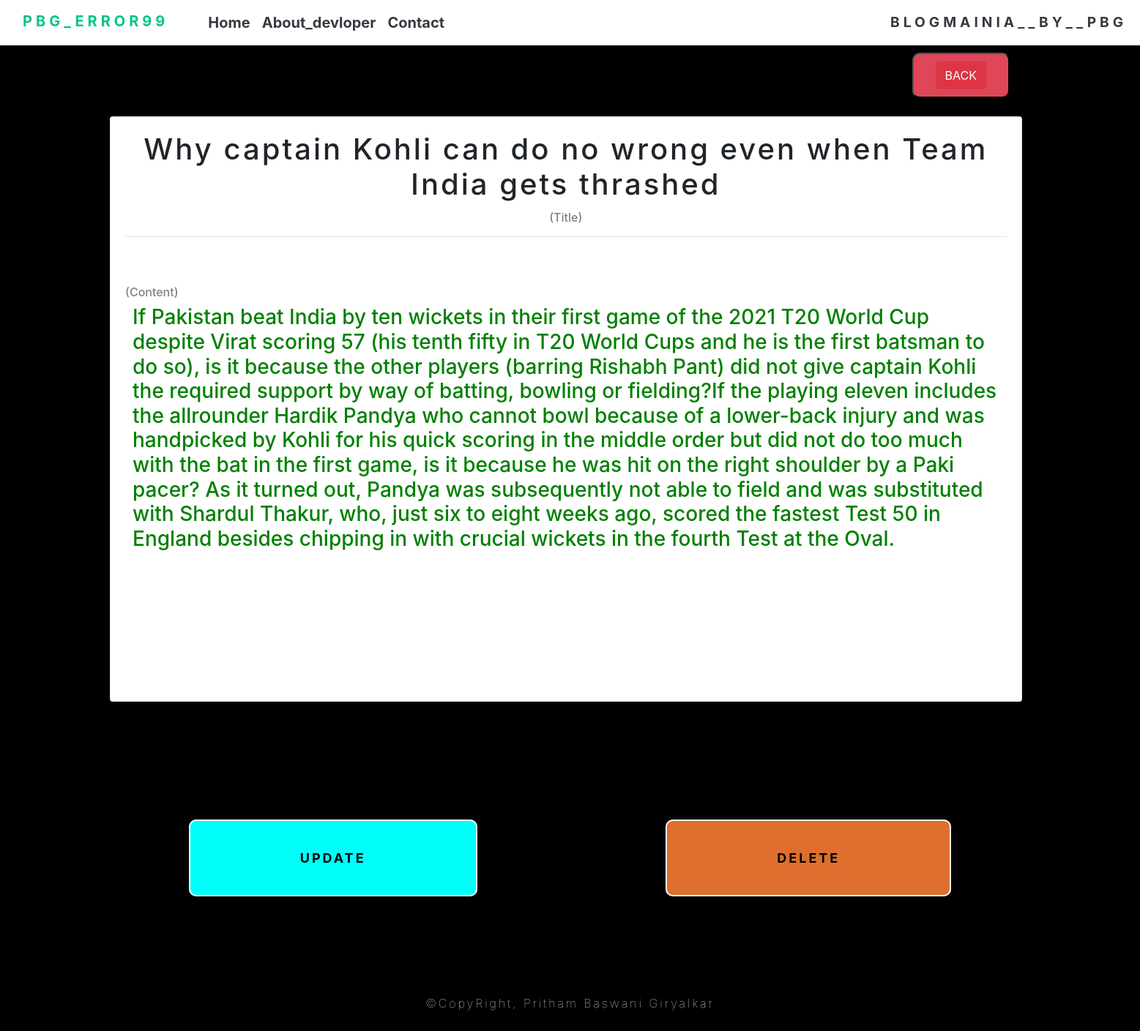
Screenshot of /blog/46 with the database file from the repository.
### blog/models.py (models this page shows, shortened)
class Article(models.Model):
    title = models.CharField(max_length=120)
    content = models.TextField()
    active = models.BooleanField(default = True)

### blog/views.py (the view)
# urls.py: path('<int:id>', ArticleDetailView.as_view() , name = 'article-detail'),
class ArticleDetailView(DetailView):
    template_name = 'articles/article_detail.html'
    def get_object(self):
        id_ = self.kwargs.get('id')
        return get_object_or_404(Article , id=id_)

### template/articles/article_detail.html (shortened to what this page needs)
{% extends 'home.html' %}
{% block content %}
<div class="container-20">
    <form action="../">
        <button class="btn-back">
            <input type="submit" value="BACK" class="btn btn-danger">
        </button>
    </form>
    <div class="card" style="width: 80vw; height: 100vh;">
        <div class="card-body">
            <h1 class="card-title" style="letter-spacing: 3px;">{{ object.title }}</h1>
            <h6 class="card-title" style="color: grey;">(Title)</h6>
            <hr>
            <h6 class="card-t" style="color: grey;">(Content)</h6>
            <h3 class="card-text">{{ object.content }}</h3>
        </div>
    </div>
    <div class="buttons">
        <div>
            <div class="but">
                <a href="/blog/{{ object.id }}/update" class="yepseclass noways">UPDATE</a><br>
            </div>
        </div>
        <div>
            <div class="but">
                <a href="/blog/{{ object.id }}/delete" class="yepseclass ">DELETE</a><br>
            </div>
        </div>
    </div>
</div>
<p class="foot">©CopyRight, Pritham Baswani Giryalkar </p>
{% endblock %}

### template/articles/article_detail.html (style rules this page uses)
body { background-color: black; }
.container-20 { width: 100vw; }
.card { margin-left: 150px; margin-top: 25px; }
.card-text { color: green; }
.card-title { text-align: center; }
.card-t { padding-top: 50px; }
.card-text { padding: 0px 10px; height: 70vh; }
.foot { text-align: center; background-color: black; color: white; margin-top: 0px; padding-top: 0px; padding-bottom: 10px; font-weight: 50; letter-spacing: 3px; animation: Foot 3s linear 0s infinite alternate; }
.btn-back { margin-top: 10px; padding: 10px; border-radius: 10px; padding-left: 30px; padding-right: 30px; margin-left: 80vw; background-color: rgb(223, 71, 89); color: black; }
.buttons { margin-top: 200px; width: 100vw; height: 200px; display: flex; flex-direction: row; justify-content: space-evenly; }
.yepseclass { background-color: rgb(222, 111, 46); border-radius: 10px; padding: 40px 150px; text-decoration: none; color: black; font-size: large; font-weight: bold; border: 2px solid white; letter-spacing: 3px; }
.noways { background-color: rgb(0, 255, 251); }

### rows the page displays
Article: title "Why captain Kohli can do no wrong even when Team India gets thrashed", content "If Pakistan beat India by ten wickets in their first game of the 2021 T20 World Cup despite Virat scoring 57 (his tenth fifty in T20 World Cups and he is the first batsman to do so), is it because the other players (barring Rishabh Pant) did not give captain Kohli the required support by way of batting, bowling or fielding?If the playing eleven includes the allrounder Hardik Pandya who cannot bowl because of a lower-back injury and was handpicked by Kohli for his quick scoring in the middle order but did not do too much with the bat in the first game, is it because he was hit on the right shoulder by a Paki pacer? As it turned out, Pandya was subsequently not able to field and was…"
